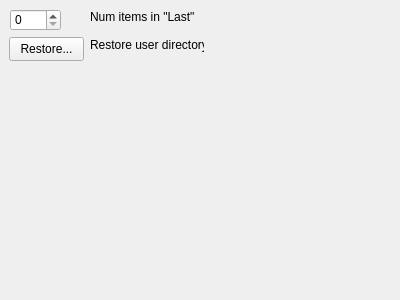
<?xml version="1.0" encoding="UTF-8"?>
<ui version="4.0">
 <class>FormSettingsDatas</class>
 <widget class="QWidget" name="FormSettingsDatas">
  <property name="geometry">
   <rect>
    <x>0</x>
    <y>0</y>
    <width>400</width>
    <height>300</height>
   </rect>
  </property>
  <property name="windowTitle">
   <string>Form</string>
  </property>
  <widget class="QSpinBox" name="sbNumItemsInLast">
   <property name="geometry">
    <rect>
     <x>10</x>
     <y>9</y>
     <width>51</width>
     <height>22</height>
    </rect>
   </property>
  </widget>
  <widget class="QLabel" name="label">
   <property name="geometry">
    <rect>
     <x>90</x>
     <y>9</y>
     <width>106</width>
     <height>16</height>
    </rect>
   </property>
   <property name="text">
    <string>Num items in &quot;Last&quot;</string>
   </property>
  </widget>
  <widget class="QPushButton" name="pushButton">
   <property name="geometry">
    <rect>
     <x>9</x>
     <y>37</y>
     <width>75</width>
     <height>24</height>
    </rect>
   </property>
   <property name="text">
    <string>Restore...</string>
   </property>
  </widget>
  <widget class="QLabel" name="label_2">
   <property name="geometry">
    <rect>
     <x>90</x>
     <y>37</y>
     <width>114</width>
     <height>16</height>
    </rect>
   </property>
   <property name="text">
    <string>Restore user directory</string>
   </property>
  </widget>
 </widget>
 <resources/>
 <connections/>
</ui>
